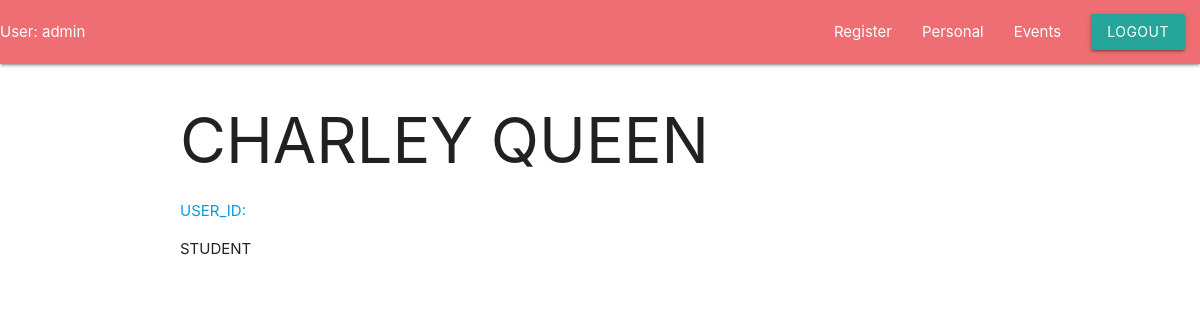
The app's page /account/1/ (signed in), older data.
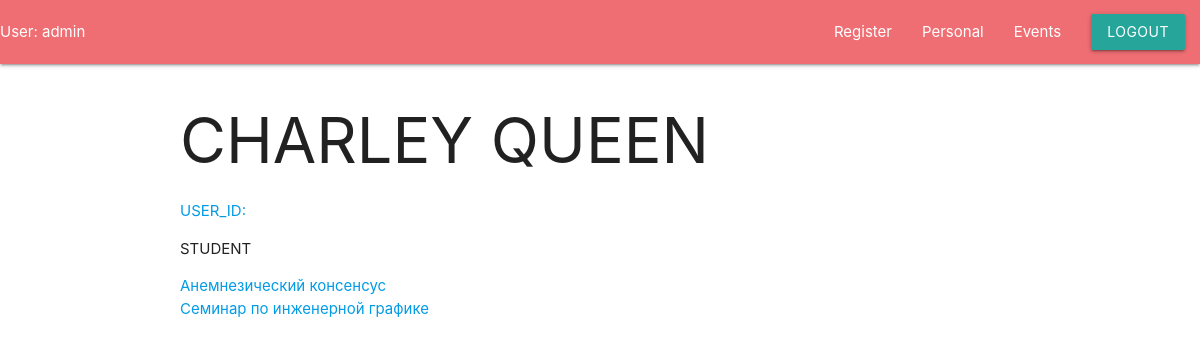
The same page, newer data.
### event/models.py (models this page shows, shortened)
class Event(models.Model):
    title = models.CharField(max_length=200)
    members = models.ManyToManyField(Person, through='Membership')
    class Meta:
        ordering = ["title"]

### account/views.py (the view)
# urls.py: path('<int:pk>/', login_required(views.PersonDetailView.as_view()), name='person_detail'),
class PersonDetailView(DetailView):
    model = Person
    template_name = 'account/person_detail.html'
    context_object_name = 'person'

### templates/account/person_detail.html (shortened to what this page needs)
{%extends "base_generic.html"%}
{%block content%}
<h1>{{person.name}} {{person.surname}}</h1>
<a>USER_ID: {{person.user.id}}</a>
<p>{{person.type}}</p>
{% if person.events %}
    <ul>
    {% for event in person.events.all %}
        <li><a href="/events/{{event.id}}">{{ event.title }}</a></li>
    {% endfor %}
    </ul>
{% else %}
    <p>No events are available.</p>
{% endif %}
{%endblock content%}

Row changes from the older to the newer data that the page shows:
added Event: title "Анемнезический консенсус"
added Event: title "Семинар по инженерной графике"
